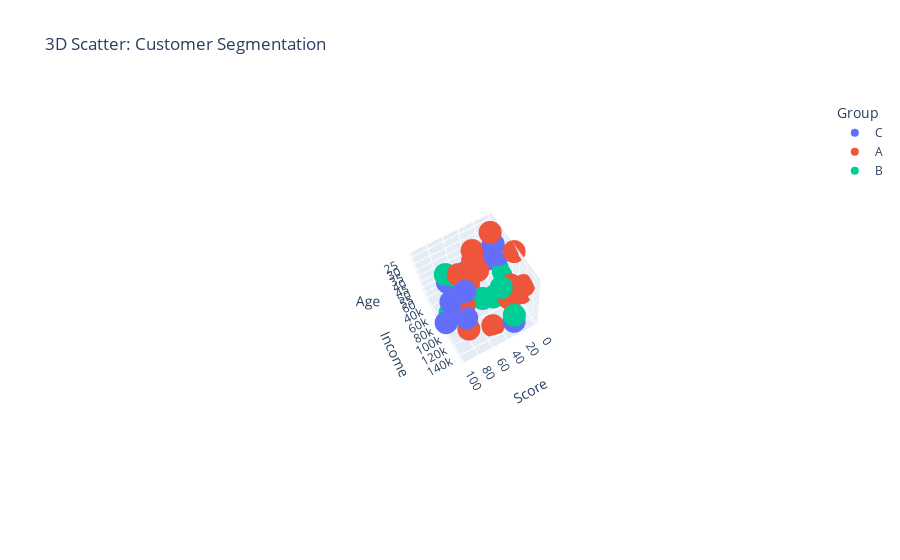

Source (notebook cell):
### Code cell
fig = px.scatter_3d(customer_data,
                    x='Age', y='Income', z='Score',
                    color='Group',
                    title="3D Scatter: Customer Segmentation")
# When/Why: Great to visualize clustering or separation based on three continuous variables
fig.show()

### Figure 1 — Plotly figure (JSON) as saved in the notebook; plotly's stock layout.template omitted (floating-point values rounded to 4 significant figures)
{"data": [{"hovertemplate": "Group=C<br>Age=%{x}<br>Income=%{y}<br>Score=%{z}<extra></extra>", "legendgroup": "C", "marker": {"color": "#636efa", "symbol": "circle"}, "mode": "markers", "name": "C", "scene": "scene", "showlegend": true, "type": "scatter3d", "x": [50, 44, 32, 45, 57, 43, 23, 45, 37, 24, 28, 46, 41], "y": [145923, 42159, 135510, 105077, 60920, 94479, 114475, 44457, 90697, 117093, 57606, 26016, 49300], "z": [27.13, 14.09, 80.22, 98.69, 77.22, 81.55, 70.69, 72.9, 72.96, 88.72, 11.96, 49.38, 3.143]}, {"hovertemplate": "Group=A<br>Age=%{x}<br>Income=%{y}<br>Score=%{z}<extra></extra>", "legendgroup": "A", "marker": {"color": "#EF553B", "symbol": "circle"}, "mode": "markers", "name": "A", "scene": "scene", "showlegend": true, "type": "scatter3d", "x": [36, 29, 40, 32, 45, 24, 42, 33, 43, 58, 30, 39, 25, 30, 47, 23], "y": [145174, 48483, 73555, 131530, 117067, 92121, 103953, 65757, 34692, 124299, 119663, 65397, 116387, 80591, 114812, 48247], "z": [82.87, 35.68, 54.27, 7.455, 19.87, 0.5522, 11.59, 62.33, 33.09, 47.22, 76.08, 56.13, 77.1, 42.75, 2.542, 10.79]}, {"hovertemplate": "Group=B<br>Age=%{x}<br>Income=%{y}<br>Score=%{z}<extra></extra>", "legendgroup": "B", "marker": {"color": "#00cc96", "symbol": "circle"}, "mode": "markers", "name": "B", "scene": "scene", "showlegend": true, "type": "scatter3d", "x": [42, 51, 59, 23, 54, 46, 48, 49, 36, 42, 35], "y": [149358, 91557, 102189, 134109, 77995, 70758, 97409, 96211, 62065, 36534, 114789], "z": [28.09, 77.13, 7.404, 35.85, 86.31, 6.356, 31.1, 32.52, 63.76, 71.32, 52.27]}], "layout": {"autosize": true, "dragmode": "pan", "legend": {"title": {"text": "Group"}, "tracegroupgap": 0}, "scene": {"aspectmode": "auto", "aspectratio": {"x": 1, "y": 1, "z": 1}, "camera": {"center": {"x": -0.03939, "y": -0.1325, "z": 0.2618}, "eye": {"x": -4.47, "y": 2.429, "z": 0.8913}, "projection": {"type": "perspective"}, "up": {"x": -0.4941, "y": -0.744, "z": -0.4498}}, "domain": {"x": [0, 1], "y": [0, 1]}, "dragmode": "pan", "xaxis": {"title": {"text": "Age"}, "type": "linear"}, "yaxis": {"title": {"text": "Income"}, "type": "linear"}, "zaxis": {"title": {"text": "Score"}, "type": "linear"}}, "title": {"text": "3D Scatter: Customer Segmentation"}}}
